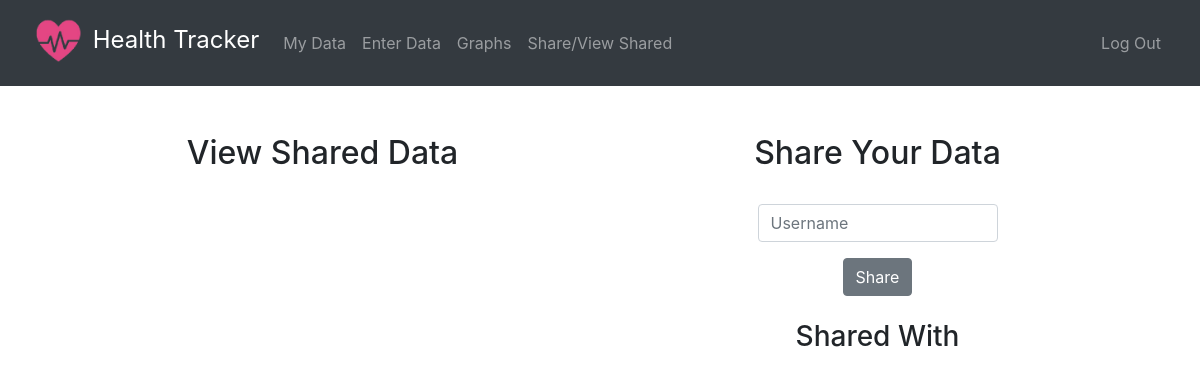
Page /share (signed in) on the earlier database version.
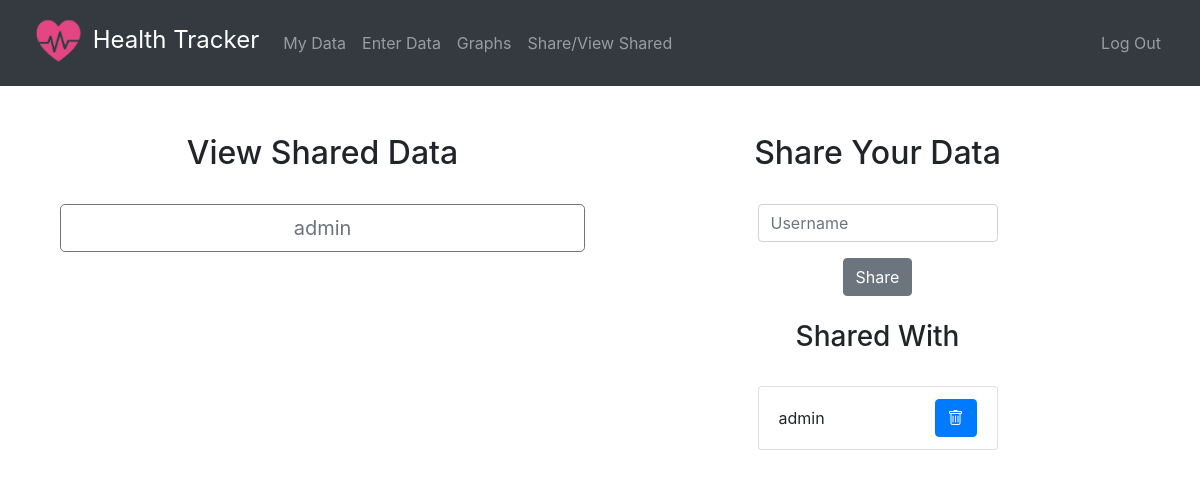
Same page on the later database version.
### tables this page shows
CREATE TABLE shared (id INTEGER PRIMARY KEY AUTOINCREMENT NOT NULL, owner_id INTEGER NOT NULL, viewer_id INTEGER NOT NULL, FOREIGN KEY(owner_id) REFERENCES users(id), FOREIGN KEY(viewer_id) REFERENCES users(id));

CREATE TABLE users(id INTEGER PRIMARY KEY AUTOINCREMENT NOT NULL, username TEXT NOT NULL, hash TEXT NOT NULL, dob_year INTEGER NOT NULL, dob_month INTEGER NOT NULL, dob_day INTEGER NOT NULL);

### app.py (the view, shortened to what this page needs)
@app.route("/share", methods=["GET", "POST"])
def share():
    if request.method == "GET":
        conn = sqlite3.connect('health-tracker.db')
        cur = conn.cursor()
        cur.execute('''SELECT owner_id, username FROM shared JOIN users
                        ON shared.owner_id = users.id WHERE viewer_id = ?''', (session["user_id"],))
        accessible_users = cur.fetchall()
        cur.execute('''SELECT viewer_id, username FROM shared JOIN users
                        ON shared.viewer_id = users.id WHERE owner_id = ?''', (session["user_id"],))
        shared_users = cur.fetchall()
        cur.close()
        conn.close()
        return render_template("share.html", accessible_users=accessible_users, shared_users=shared_users)

### app.py (called while the page is built)
@app.after_request
def after_request(response):
    response.headers["Cache-Control"] = "no-cache, no-store, must-revalidate"
    response.headers["Expires"] = 0
    response.headers["Pragma"] = "no-cache"
    return response

### templates/share.html (shortened to what this page needs)
{% extends "layout.html" %}
{% block main %}
<div class="container-fluid">
    <div class="row">
        <div class="col-md-6">
            <h2>View Shared Data</h2>
            <br>
            {% for user in accessible_users %}
                <form action="/shared_data" method="post">
                    <div class="mb-3">
                        <button class="btn btn-outline-secondary btn-lg btn-block" type="submit">{{ user[1] }}</button>
                    </div>
                </form>
            {% endfor %}
        </div>
        <div class="col-md-6">
            <h2>Share Your Data</h2>
            <br>
            <form action="/share" method="post">
                <div class="mb-3">
                    <input autocomplete="off" class="form-control mx-auto" style="width:20vw" name="share-user" placeholder="Username" type="text">
                </div>
                <button class="btn btn-secondary" type="submit">Share</button>
            </form>
            <br>
            <h3>Shared With</h3>
            <br>
            <ul class="list-group d-flex align-items-center">
            {%  for user in shared_users %}
                <li class="list-group-item d-flex justify-content-between align-items-center" style="width:20vw">
                    {{ user[1] }}
                    <form action="/unshare" method="post">
                        <button class="btn btn-primary bi bi-trash" type="submit"></button>
                    </form>
                </li>
            {% endfor %}
            </ul>
        </div>
    </div>
</div>
{% endblock %}

Differences in the rows shown:
added shared: username "admin", shown under "View Shared Data"
added shared: username "admin", shown under "Shared With"
